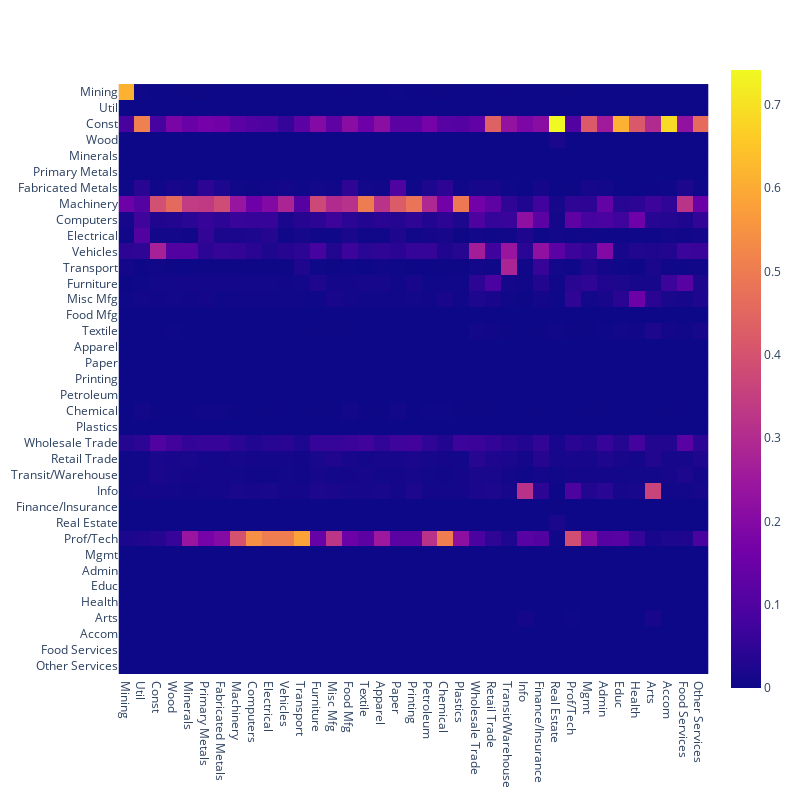

Notebook code cell kept with this figure:
### Code cell
fig = px.imshow(avg_net)
fig.update_layout(
    autosize=False,
    width=800,
    height=800
)
fig.show()

### Figure 1 — Plotly figure (JSON) as saved in the notebook; plotly's stock layout.template omitted (floating-point values rounded to 4 significant figures; data arrays with more than 128 entries replaced by an {"elided": "..."} marker saying what was removed)
{"data": [{"coloraxis": "coloraxis", "hovertemplate": "x: %{x}<br>y: %{y}<br>color: %{z}<extra></extra>", "name": "0", "type": "heatmap", "x": ["Mining", "Util", "Const", "Wood", "Minerals", "Primary Metals", "Fabricated Metals", "Machinery", "Computers", "Electrical", "Vehicles", "Transport", "Furniture", "Misc Mfg", "Food Mfg", "Textile", "Apparel", "Paper", "Printing", "Petroleum", "Chemical", "Plastics", "Wholesale Trade", "Retail Trade", "Transit/Warehouse", "Info", "Finance/Insurance", "Real Estate", "Prof/Tech", "Mgmt", "Admin", "Educ", "Health", "Arts", "Accom", "Food Services", "Other Services"], "xaxis": "x", "y": ["Mining", "Util", "Const", "Wood", "Minerals", "Primary Metals", "Fabricated Metals", "Machinery", "Computers", "Electrical", "Vehicles", "Transport", "Furniture", "Misc Mfg", "Food Mfg", "Textile", "Apparel", "Paper", "Printing", "Petroleum", "Chemical", "Plastics", "Wholesale Trade", "Retail Trade", "Transit/Warehouse", "Info", "Finance/Insurance", "Real Estate", "Prof/Tech", "Mgmt", "Admin", "Educ", "Health", "Arts", "Accom", "Food Services", "Other Services"], "yaxis": "y", "z": {"elided": "37x37 float values"}}], "layout": {"autosize": false, "coloraxis": {"colorscale": [[0, "#0d0887"], [0.1111, "#46039f"], [0.2222, "#7201a8"], [0.3333, "#9c179e"], [0.4444, "#bd3786"], [0.5556, "#d8576b"], [0.6667, "#ed7953"], [0.7778, "#fb9f3a"], [0.8889, "#fdca26"], [1, "#f0f921"]]}, "height": 800, "margin": {"t": 60}, "width": 800, "xaxis": {"anchor": "y", "constrain": "domain", "domain": [0, 1], "scaleanchor": "y"}, "yaxis": {"anchor": "x", "autorange": "reversed", "constrain": "domain", "domain": [0, 1]}}}
